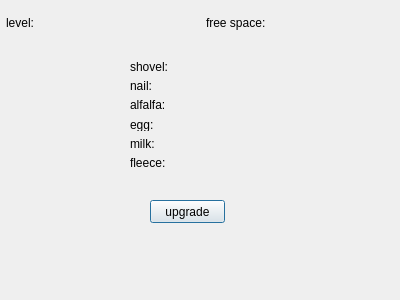
<?xml version="1.0" encoding="UTF-8"?>
<ui version="4.0">
 <class>DialogStorage</class>
 <widget class="QDialog" name="DialogStorage">
  <property name="geometry">
   <rect>
    <x>0</x>
    <y>0</y>
    <width>400</width>
    <height>300</height>
   </rect>
  </property>
  <property name="windowTitle">
   <string>Dialog</string>
  </property>
  <widget class="QLabel" name="label">
   <property name="geometry">
    <rect>
     <x>6</x>
     <y>13</y>
     <width>51</width>
     <height>20</height>
    </rect>
   </property>
   <property name="autoFillBackground">
    <bool>true</bool>
   </property>
   <property name="text">
    <string>level:</string>
   </property>
  </widget>
  <widget class="QLabel" name="label_2">
   <property name="geometry">
    <rect>
     <x>66</x>
     <y>13</y>
     <width>61</width>
     <height>20</height>
    </rect>
   </property>
   <property name="autoFillBackground">
    <bool>true</bool>
   </property>
   <property name="text">
    <string/>
   </property>
  </widget>
  <widget class="QLabel" name="label_3">
   <property name="geometry">
    <rect>
     <x>206</x>
     <y>13</y>
     <width>61</width>
     <height>20</height>
    </rect>
   </property>
   <property name="autoFillBackground">
    <bool>true</bool>
   </property>
   <property name="text">
    <string>free space:</string>
   </property>
  </widget>
  <widget class="QLabel" name="label_4">
   <property name="geometry">
    <rect>
     <x>276</x>
     <y>13</y>
     <width>71</width>
     <height>20</height>
    </rect>
   </property>
   <property name="autoFillBackground">
    <bool>true</bool>
   </property>
   <property name="text">
    <string/>
   </property>
  </widget>
  <widget class="QWidget" name="formLayoutWidget">
   <property name="geometry">
    <rect>
     <x>130</x>
     <y>60</y>
     <width>160</width>
     <height>110</height>
    </rect>
   </property>
   <layout class="QFormLayout" name="formLayout">
    <item row="0" column="0">
     <widget class="QLabel" name="label_5">
      <property name="autoFillBackground">
       <bool>true</bool>
      </property>
      <property name="text">
       <string>shovel:</string>
      </property>
     </widget>
    </item>
    <item row="0" column="1">
     <widget class="QLabel" name="label_6">
      <property name="autoFillBackground">
       <bool>true</bool>
      </property>
      <property name="text">
       <string/>
      </property>
     </widget>
    </item>
    <item row="1" column="0">
     <widget class="QLabel" name="label_7">
      <property name="autoFillBackground">
       <bool>true</bool>
      </property>
      <property name="text">
       <string>nail:</string>
      </property>
     </widget>
    </item>
    <item row="1" column="1">
     <widget class="QLabel" name="label_8">
      <property name="autoFillBackground">
       <bool>true</bool>
      </property>
      <property name="text">
       <string/>
      </property>
     </widget>
    </item>
    <item row="2" column="0">
     <widget class="QLabel" name="label_9">
      <property name="autoFillBackground">
       <bool>true</bool>
      </property>
      <property name="text">
       <string>alfalfa:</string>
      </property>
     </widget>
    </item>
    <item row="2" column="1">
     <widget class="QLabel" name="label_10">
      <property name="autoFillBackground">
       <bool>true</bool>
      </property>
      <property name="text">
       <string/>
      </property>
     </widget>
    </item>
    <item row="3" column="0">
     <widget class="QLabel" name="label_11">
      <property name="autoFillBackground">
       <bool>true</bool>
      </property>
      <property name="text">
       <string>egg:</string>
      </property>
     </widget>
    </item>
    <item row="4" column="0">
     <widget class="QLabel" name="label_13">
      <property name="autoFillBackground">
       <bool>true</bool>
      </property>
      <property name="text">
       <string>milk:</string>
      </property>
     </widget>
    </item>
    <item row="4" column="1">
     <widget class="QLabel" name="label_14">
      <property name="autoFillBackground">
       <bool>true</bool>
      </property>
      <property name="text">
       <string/>
      </property>
     </widget>
    </item>
    <item row="5" column="0">
     <widget class="QLabel" name="label_15">
      <property name="autoFillBackground">
       <bool>true</bool>
      </property>
      <property name="text">
       <string>fleece:</string>
      </property>
     </widget>
    </item>
    <item row="5" column="1">
     <widget class="QLabel" name="label_16">
      <property name="autoFillBackground">
       <bool>true</bool>
      </property>
      <property name="text">
       <string/>
      </property>
     </widget>
    </item>
    <item row="3" column="1">
     <widget class="QLabel" name="label_12">
      <property name="autoFillBackground">
       <bool>true</bool>
      </property>
      <property name="text">
       <string/>
      </property>
     </widget>
    </item>
   </layout>
  </widget>
  <widget class="QPushButton" name="pushButton">
   <property name="geometry">
    <rect>
     <x>150</x>
     <y>200</y>
     <width>75</width>
     <height>23</height>
    </rect>
   </property>
   <property name="text">
    <string>upgrade</string>
   </property>
  </widget>
 </widget>
 <resources/>
 <connections/>
</ui>
